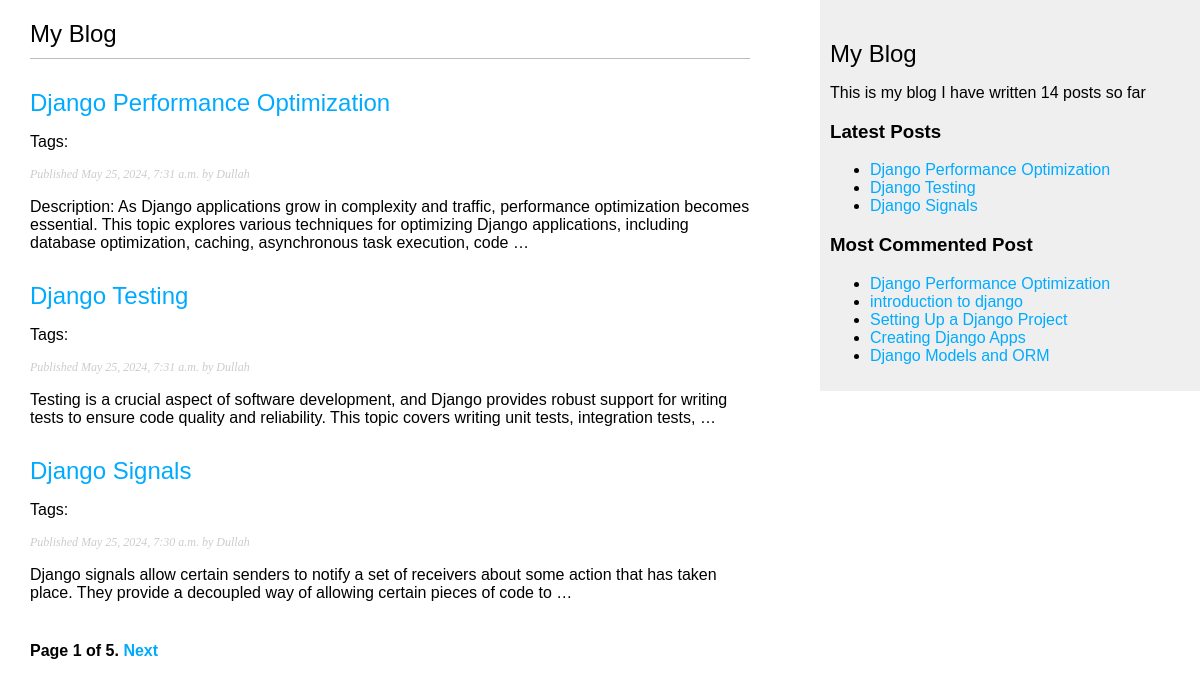
The page /blog/ on the database as committed earlier.
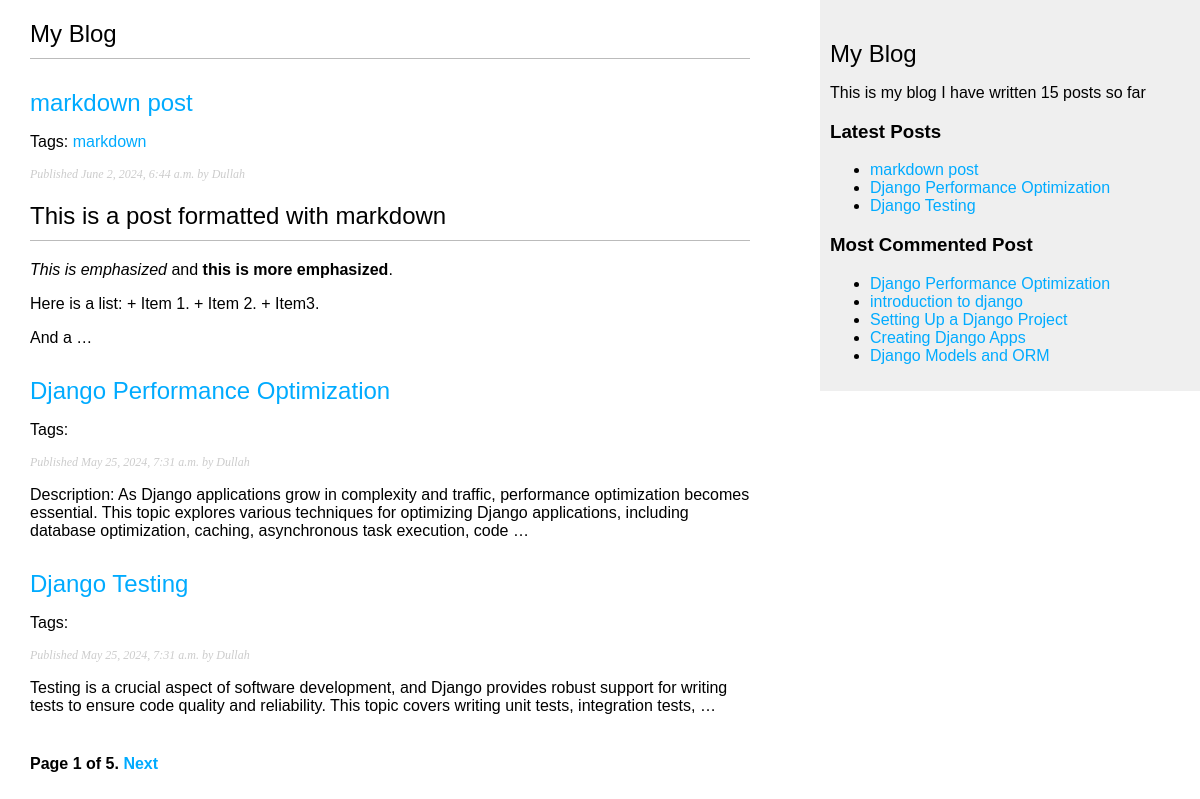
The same page on the database as committed later.
### blog/models.py (models this page shows, shortened)
class Post(models.Model):
  class Status(models.TextChoices):
    DRAFT = "DF", "Draft",
    PUBLISHED = "PB", "Published"
  title = models.CharField(max_length=250)
  slug = models.SlugField(max_length=250, unique_for_date="publish")
  author = models.ForeignKey(User, on_delete=models.CASCADE, related_name="blog_posts")
  body = models.TextField()
  publish = models.DateTimeField(default=timezone.now)
  created = models.DateTimeField(auto_now_add=True)
  updated = models.DateTimeField(auto_now=True)
  status = models.CharField(max_length=2, choices=Status.choices, default=Status.DRAFT)
  tags = TaggableManager()
  objects = models.Manager()
  published = PublishedManager()
  class Meta:
    ordering = ["-publish"]
    indexes = [
      models.Index(fields=["-publish"]),
    ]
  def get_absolute_url(self):
    return reverse('blog:post_detail',
      args=[
        self.publish.year,
        self.publish.month,
        self.publish.day,
        self.slug,
      ]
    )

### blog/views.py (the view)
# urls.py: path('', views.post_list, name="post_list"),
def post_list(request, tag_slug=None):
  post_list = Post.published.all()
  tag = None
  if tag_slug:
    tag = get_object_or_404(Tag, slug=tag_slug)
    post_list = post_list.filter(tags__in=[tag])
  paginator = Paginator(post_list, 3)
  page_number = request.GET.get('page', 1)
  try:
    posts = paginator.page(page_number)
  except PageNotAnInteger:
    posts = paginator.page(1)
  except EmptyPage:
    posts = paginator.page(paginator.num_pages)
  return render(request, 'blog/post/list.html', {'posts':posts, 'tag':tag})

### blog/models.py (called while the page is built)
  def get_queryset(self):
    return super().get_queryset().filter(status = Post.Status.PUBLISHED)

### blog/templatetags/blog_tags.py (called while the page is built)
@register.simple_tag
def total_posts():
  return Post.published.count()

@register.inclusion_tag('blog/post/latest_posts.html')
def show_latest_posts(count=5):
  latest_posts = Post.published.order_by('-publish')[:count]
  return {'latest_posts' : latest_posts}

@register.simple_tag
def get_most_commented_posts(count=5):
  return Post.published.annotate(total_comments=Count('comments')).order_by('-total_comments')[:count]

@register.filter(name='markdown')
def markdown_format(text):
  return mark_safe(markdown.markdown(text))

### blog/templates/blog/post/list.html (shortened to what this page needs)
{% extends "blog/base.html" %}
{% load blog_tags %}
{% block content %}
<h1>My Blog</h1>
  {% for post in posts %}
    <h2>
      <a href="{{ post.get_absolute_url }}">
      {{ post.title }}
      </a>
    </h2>
    <p class="tags">
      Tags:
      {% for tag in post.tags.all %}
        <a href="{% url 'blog:post_list_by_tag' tag.slug %}">
          {{ tag.name }}
        </a>
      {% endfor %}
    </p>
    <p class="date">
      Published {{ post.publish }} by {{ post.author }}
    </p>
    {{ post.body|markdown|truncatewords_html:30 }}
  {% endfor %}
  {% include "pagination.html" with page=posts %}
{% endblock %}

### blog/templates/blog/base.html (shortened to what this page needs)
{% load blog_tags %}
{% load static %}
<!DOCTYPE html>
<html lang="en">
<head>
  <link href="{% static 'css/blog.css' %}" rel="stylesheet">
</head>
<body>
  <main>
    <section id="content">
      {% block content %}
      {% endblock %}
    </section>
    <section id="sidebar">
      <h2>My Blog</h2>
      <p>
        This is my blog
        I have written {% total_posts %} posts so far
      </p>
      <h3>Latest Posts</h3>
      <p> {% show_latest_posts 3 %} </p>
      <h3>Most Commented Post</h3>
      {% get_most_commented_posts as posts  %}
      <ul>
        {% for post in posts %}
        <li>
          <a href="{{ post.get_absolute_url }}">{{ post.title }}</a>
        </li>
        {% endfor %}
      </ul>
    </section>
  </main>
</body>
</html>

### blog/templates/pagination.html (shortened to what this page needs)
<div class="pagination">
  <span class="step-links">
    <span class="current">
      Page {{ page.number }} of {{ page.paginator.num_pages }}.
    </span>
      {% if page.has_next %}
        <a href="?page={{ page.next_page_number }}">Next</a>
      {% endif %}
  </span>
</div>

### blog/templates/blog/post/latest_posts.html
<ul>
  {% for post in latest_posts %}
    <li>
      <a href="{{ post.get_absolute_url }}">
        {{ post.title }}
      </a>
    </li>
  {% endfor %}
</ul>

### blog/static/css/blog.css (style rules this page uses)
body { margin:0; padding:0; font-family:helvetica, sans-serif; }
a { color:#00abff; text-decoration:none; }
h1 { font-weight:normal; border-bottom:1px solid #bbb; padding:0 0 10px 0; }
h2 { font-weight:normal; margin:30px 0 0; }
#content { float:left; width:60%; padding:0 0 0 30px; }
#sidebar { float:right; width:30%; padding:10px; background:#efefef; height:100%; }
p.date { color:#ccc; font-family: georgia, serif; font-size: 12px; font-style: italic; }
.pagination { margin:40px 0; font-weight:bold; }

Rows that differ between the two databases and show on the page:
no longer on this page (row unchanged): Post: title "Django Signals", publish "May 25, 2024, 7:30 a.m.", author "Dullah", body "Django signals allow certain senders to notify a set of receivers about some action that has taken place. They provide a decoupled way of allowing certain pieces of code to …"
added Post: title "markdown post", publish "June 2, 2024, 6:44 a.m.", author "Dullah", body "This is a post formatted with markdown This is emphasized and this is more emphasized . Here is a list: + Item 1. + Item 2. + Item3. And a …"
added Tag: name "markdown"
Other text that changed with them:
text no longer shown: "14"
text now shown: "15"
